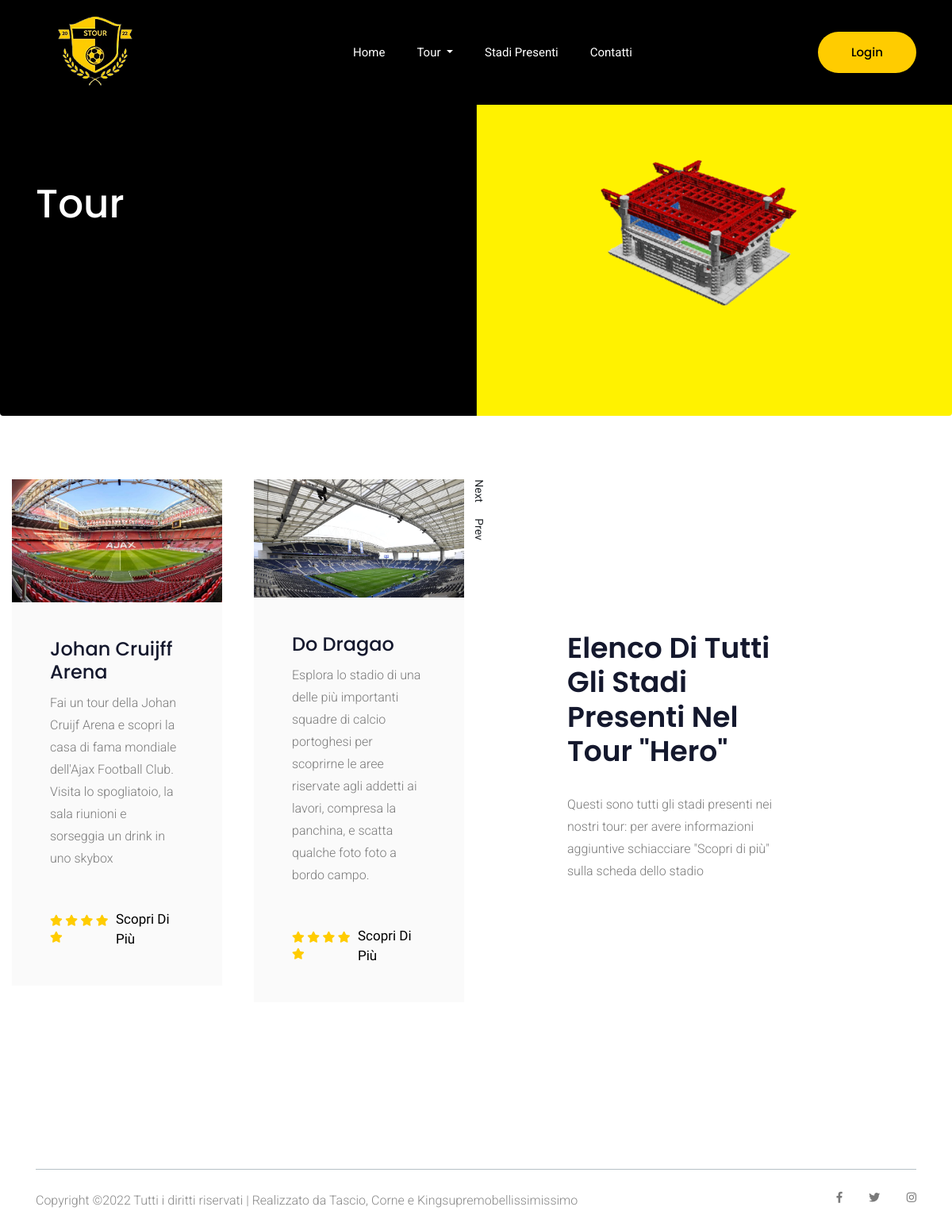
/pages/tour.php?id=3, run on the app's committed database.
### tables this page shows
CREATE TABLE `stadio` (
  `id` int(11) NOT NULL,
  `nome` varchar(255) NOT NULL,
  `citta` varchar(255) NOT NULL,
  `mappa` varchar(2000) NOT NULL,
  `preview` varchar(2000) NOT NULL,
  `descrizione` varchar(2000) NOT NULL,
  `prezzo` int(25) NOT NULL,
  `orario` varchar(2000) NOT NULL,
  `capienza` int(11) NOT NULL,
  `img` varchar(255) NOT NULL
);

CREATE TABLE `tour` (
  `id` int(11) NOT NULL,
  `nome` varchar(255) DEFAULT NULL,
  `costo` int(11) DEFAULT NULL,
  `utente` varchar(255) DEFAULT NULL
);

### pages/tour.php (the view, shortened to what this page needs)
<?php
    require_once('connessione.php');
    if(isset($_GET['id'])) {
        $idTour = $_GET['id'];
    }
?>
<!doctype html>
<html>
<head>
    <link rel="stylesheet" href="../css/css/bootstrap.min.css">
    <link rel="stylesheet" href="../css/css/animate.css">
    <link rel="stylesheet" href="../css/css/owl.carousel.min.css">
    <link rel="stylesheet" href="../css/css/all.css">
    <link rel="stylesheet" href="../css/css/flaticon.css">
    <link rel="stylesheet" href="../css/css/themify-icons.css">
    <link rel="stylesheet" href="../css/css/nice-select.css">
    <link rel="stylesheet" href="../css/css/magnific-popup.css">
    <link rel="stylesheet" href="../css/css/slick.css">
    <link rel="stylesheet" href="../css/css/style.css">
</head>
<body>
    <header class="main_menu home_menu" style="background-color: black">
            <div class="container">
                <div class="row align-items-center">
                    <div class="col-lg-12">
                        <nav class="navbar navbar-expand-lg navbar-light" style="list-style: none" >
                            <a class="navbar-brand" href="../index.php"> <img src="../img/favicon.png" alt="logo"> </a>
                            <div class="collapse navbar-collapse main-menu-item" id="navbarSupportedContent">
                                <ul class="navbar-nav">
                                    <li class="nav-item">
                                        <a class="nav-link" href="../index.php">Home</a>
                                    </li>
                                    <li class="nav-item dropdown">
                                        <a class="nav-link dropdown-toggle" href=" blog.html" id="navbarDropdown"
                                            role="button" data-toggle="dropdown" aria-haspopup="true" aria-expanded="false">
                                            Tour
                                        </a>
                                    </li>
                                    <li class="nav-item">
                                        <a class="nav-link" href=" stadiTutti.php">Stadi presenti</a>
                                    </li>
                                    <li class="nav-item">
                                        <a class="nav-link" href=" contact.php">Contatti</a>
                                    </li>
                                </ul>
                            </div>
                                        <?php
                                            if(!empty($_SESSION['user'])){
                                                if($_SESSION['user'] == "admin"){
                                                    echo '
                                                    <li class="nav-item dropdown">
                                                        <a class="nav-link dropdown-toggle" id="navbarDropdown" role="button" data-toggle="dropdown" aria-haspopup="false" aria-expanded="false">
                                                            <img src="../img/profilo.png" alt="Profilo" style="border-radius: 50%; " width="50" height="50">
                                                        </a>
                                                        <div class="dropdown-menu" aria-labelledby="navbarDropdown">
                                                            <p class="dropdown-item">Benvenuto '.$_SESSION['user'].'</p>
                                                            <a class="dropdown-item" style="color:red" id="pannelloDiControlloTasto" href="../admin/admin.php">Pannello di controllo</a>
                                                            <a class="dropdown-item" id="logoutTasto" href=" logout.php">Esci</a>
                                                        </div>
                                                    </li>
                                                    ';
                                                }
                                                else{
                                                    echo '
                                                    <li class="nav-item dropdown">
                                                        <a class="nav-link dropdown-toggle" id="navbarDropdown" role="button" data-toggle="dropdown" aria-haspopup="true" aria-expanded="false">
                                                            <img src="../img/profilo.png" alt="Profilo" style="border-radius: 50%;" width="50" height="50">
                                                        </a>
                                                        <div class="dropdown-menu" aria-labelledby="navbarDropdown">
                                                            <p class="dropdown-item">Benvenuto '.$_SESSION['user'].'</p>
                                                            <a class="dropdown-item" id="tourEffettuati" href=" tourEffettuati.php">Tour effettuati</a>
                                                            <a class="dropdown-item" id="logoutTasto" href=" logout.php">Esci</a>
                                                        </div>
                                                    </li>
                                                    ';
                                                }
                                            }
                                            else{
                                                echo'
                            <a class="btn_1 d-none d-lg-block" href=" login.php">Login</a>
                                                ';
                                            }
                                        ?>
                        </nav>
                    </div>
                </div>
            </div>
        </header>
	<section class="breadcrumb breadcrumb_bg" style="text-align: left;background: url(../img/sfondo.png) no-repeat center center/cover;" >
		<div class="container" style="text-align: left">
			<div class="row" style="text-align: left">
				<div class="col-lg-12">
					<div class="breadcrumb_iner text-center" style="text-align: left">
						<div class="breadcrumb_iner_item" style="text-align: left">
							<h2>Tour</h2>
						</div>
					</div>
				</div>
			</div>
		</div>
	</section>
    <?php
        if(isset($_GET['id'])){
            echo'
                <section class="tour_package padding_top single_pack">
                    <div class="container-fluid">
                        <div class="row align-items-center">
                            <div class="col-lg-6 col-sm-6 ">
                                <div class="tour_package_cotent owl-carousel">';
                                    $query = "SELECT stadio FROM TourHaStadio WHERE tour= $idTour";
                                    $risultato = $conn -> query($query);
                                    if($risultato -> num_rows > 0){
                                        while($row = $risultato -> fetch_assoc()){
                                            $idStadio = $row['stadio'];
                                            $query2 = "SELECT * FROM stadio WHERE id = $idStadio";
                                            $risultato2 = $conn -> query($query2);
                                            if($risultato2 -> num_rows > 0){
                                                while($row = $risultato2 -> fetch_assoc()){
                                                echo'
                                                    <div class="single_tour_package">
                                                        <img src="../'.$row['img'].'" alt="">
                                                        <div class="tour_pack_content">
                                                            <h4>'.$row['nome'].'</h4>
                                                            <p> '.$row['preview'].'</p>
                                                            <div class="tour_content_rating">
                                                                <ul>
                                                                    <li><a href="#"><i class="fas fa-star"></i></a></li>
                                                                    <li><a href="#"><i class="fas fa-star"></i></a></li>
                                                                    <li><a href="#"><i class="fas fa-star"></i></a></li>
                                                                    <li><a href="#"><i class="fas fa-star"></i></a></li>
                                                                    <li><a href="#"><i class="fas fa-star"></i></a></li>
                                                                </ul>
                                                                <a href="stadio.php?id='.$row['id'].'" class="btn1">Scopri di più</a>';
                                                                echo'
                                                            </div>
                                                        </div>
                                                    </div>';
                                                }
                                            }
                                        }
                                    }
                                    echo'
                                </div>
                            </div>';
                                $query2 = "SELECT * FROM Tour WHERE id = $idTour ";
                                $risultato2 = $conn -> query($query2);
                                if($risultato2 -> num_rows > 0){
                                    while($row = $risultato2 -> fetch_assoc()){
                                    echo '
                                        <div class="col-lg-5 col-xl-3 offset-lg-1 col-sm-6">
                                            <div class="tour_pack_content">
                                                <img src="img/section_tittle_img.png" alt="">
                                                <h2>Elenco di tutti gli stadi presenti nel tour  "'.$row['nome'].'"</h2>
                                                <p>Questi sono tutti gli stadi presenti nei nostri tour: per avere informazioni aggiuntive schiacciare "Scopri di più" sulla scheda dello stadio</p>
                                            </div>
                                        </div>';
                                    }
                                }
                                echo'
                        </div>
                    </div>
                </section>';
        }
        ?>
    <footer class="footer_part">
            <div class="container">
                <hr>
                <div class="row">
                    <div class="col-lg-8">
                        <div class="copyright_text">
                            <P>
    Copyright &copy;<script>document.write(new Date().getFullYear());</script> Tutti i diritti riservati | Realizzato da Tascio, Corne e Kingsupremobellissimissimo</a>
    </P>
                        </div>
                    </div>
                    <div class="col-lg-4">
                        <div class="footer_icon social_icon">
                            <ul class="list-unstyled">
                                <li><a href="#" class="single_social_icon"><i class="fab fa-facebook-f"></i></a></li>
                                <li><a href="#" class="single_social_icon"><i class="fab fa-twitter"></i></a></li>
                                <li><a href="#" class="single_social_icon"><i class="fab fa-instagram"></i></a></li>
                            </ul>
                        </div>
                    </div>
                </div>
            </div>
        </footer>
</body>
</html>

### css/css/all.css (style rules this page uses)
.fa, .fas, .far, .fal, .fab { -moz-osx-font-smoothing: grayscale; -webkit-font-smoothing: antialiased; display: inline-block; font-style: normal; font-variant: normal; text-rendering: auto; line-height: 1; }
.fa-facebook-f:before { content: "\f39e"; }
.fa-instagram:before { content: "\f16d"; }
.fa-star:before { content: "\f005"; }
.fa-twitter:before { content: "\f099"; }
.fab { font-family: 'Font Awesome 5 Brands'; }
.fa, .fas { font-family: 'Font Awesome 5 Free'; font-weight: 900; }

### data on the page
stadio: img (picture), nome "Johan Cruijff Arena", preview "Fai un tour della Johan Cruijf Arena e scopri la casa di fama mondiale dell'Ajax Football Club. Visita lo spogliatoio, la sala riunioni e sorseggia un drink in uno skybox"
stadio: img (picture), nome "Do Dragao", preview "Esplora lo stadio di una delle più importanti squadre di calcio portoghesi per scoprirne le aree riservate agli addetti ai lavori, compresa la panchina, e scatta qualche foto foto a bordo campo."
tour: nome "Hero"
